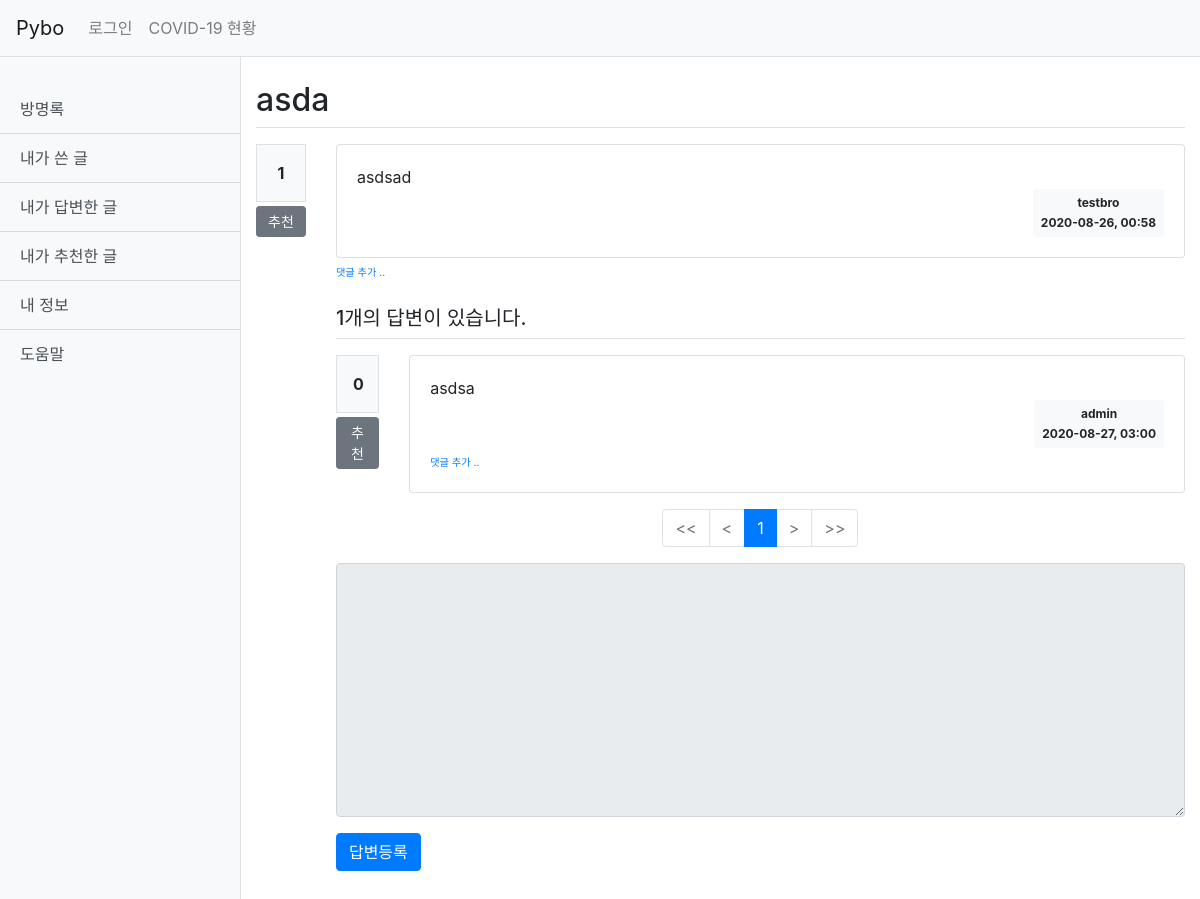
Page /pybo/305/ on the committed database.
### pybo/models.py (models this page shows, shortened)
class Question(models.Model):
    subject = models.CharField(max_length=200)
    content = models.TextField()
    create_date = models.DateTimeField()
    modify_date = models.DateTimeField(null=True, blank=True)
    author = models.ForeignKey(User, on_delete=models.CASCADE)
    voter = models.ManyToManyField(User, related_name='voter_question')

class Answer(models.Model):
    question = models.ForeignKey(Question, on_delete=models.CASCADE)
    content = models.TextField()
    create_date = models.DateTimeField()
    modify_date = models.DateTimeField(null=True, blank=True)
    author = models.ForeignKey(User, on_delete=models.CASCADE)
    voter = models.ManyToManyField(User, related_name='voter_answer')

### pybo/views/base_views.py (the view)
# urls.py: path('<int:question_id>/',base_views.detail, name='detail'),
def detail(request,question_id):
    question = get_object_or_404(Question, pk=question_id)
    answers=question.answer_set.order_by('-create_date').all()
    page = request.GET.get('page', '1')
    paginator = Paginator(answers, 5)
    page_obj = paginator.get_page(page)
    context = {'question':question,'answer_list':page_obj}
    return render(request,'pybo/question_detail.html', context)

### pybo/templatetags/pybo_filter.py (called while the page is built)
@register.filter
def datetime(time):
    return time.strftime('%Y-%m-%d, %H:%M')

### templates/pybo/question_detail.html (shortened to what this page needs)
{% extends 'base.html' %}
{% load pybo_filter %}
{% block content %}
<div class="container my-3">
    <h2 class="border-bottom py-2">{{ question.subject }}</h2>
    <div class="row my-3">
        <div class="col-1">
            <div class="bg-light text-center p-3 border font-weight-bolder mb-1">{{question.voter.count}}</div>
            <a href="#" data-uri="{% url 'pybo:vote_question' question.id %}"
               class="recommend btn btn-sm btn-secondary btn-block my-1">추천</a>
        </div>
    <div class="col-11">
        <div class="card">
        <div class="card-body">
            <div class="card-text" style="white-space: pre-line;">{{ question.content }}</div>
            <div class="d-flex justify-content-end">
                <div class="badge badge-light p-2">
                    <div class="mb-2">{{ question.author.username }}</div>
                    {{ question.create_date|datetime }}
                </div>
            </div>
        </div>
    </div>
    <div>
        <a href="{% url 'pybo:comment_create_question' question.id %}"
           class="small"><small>댓글 추가 ..</small></a>
    </div>
    <h5 class="border-bottom my-3 py-2">{{question.answer_set.count}}개의 답변이 있습니다.</h5>
    {% for answer in answer_list %}
    <div class="row my-3">
        <div class="col-1">
            <div class="bg-light text-center p-3 border font-weight-bolder mb-1">{{answer.voter.count}}</div>
            <a href="#" data-uri="{% url 'pybo:vote_answer' answer.id  %}"
                class="recommend btn btn-sm btn-secondary btn-block my-1">추천</a>
        </div>
        <div class="col-11">
            <div class="card">
                <div class="card-body">
                    <div class="card-text" style="white-space: pre-line;">{{ answer.content }}</div>
                    <div class="d-flex justify-content-end">
                        <div class="badge badge-light p-2">
                            <div class="mb-2">{{ answer.author.username }}</div>
                            {{ answer.create_date|datetime }}
                        </div>
                    </div>
                    <div>
                        <a href="{% url 'pybo:comment_create_answer' answer.id %}"
                        class="small"><small>댓글 추가 ..</small></a>
                    </div>
                </div>
            </div>
        </div>
    </div>
    {% endfor %}
    <ul class="pagination justify-content-center">
        {% if answer_list.has_previous %}
        <li class="page-item">
            <a class="page-link" href="?page={{ 1 }}"> << </a>
        </li>
        <li class="page-item">
            <a class="page-link" href="?page={{ answer_list.previous_page_number }}"> < </a>
        </li>
        {% else %}
         <li class="page-item disabled">
            <a class="page-link"> << </a>
        </li>
        <li class="page-item disabled">
            <a class="page-link" tabindex="-1" aria-disabled="true"> < </a>
        </li>
        {% endif %}
        {% for page_number in answer_list.paginator.page_range %}
            {% if page_number >= answer_list.number|add:-5 and page_number <= answer_list.number|add:5 %}
            {% if page_number == answer_list.number %}
            <li class="page-item active" aria-current="page">
                <a class="page-link" href="?page={{ page_number }}">{{ page_number }}</a>
            </li>
            {% else %}
            <li class="page-item">
                <a class="page-link" href="?page={{ page_number }}">{{ page_number }}</a>
            </li>
            {% endif %}
            {% endif %}
        {% endfor %}
        {% if question_list.has_next %}
        <li class="page-item">
            <a class="page-link" href="?page={{ answer_list.next_page_number }}"> > </a>
        </li>
        <li class="page-item">
            <a class="page-link" href="?page={{ answer_list.paginator.count }}"> >> </a>
        </li>
        {% else %}
        <li class="page-item disabled">
            <a class="page-link" tabindex="-1" aria-disabled="true" href="#"> > </a>
        </li>
        <li class="page-item disabled">
            <a class="page-link"> >> </a>
        </li>
        {% endif %}
    </ul>
    <form action="{% url 'pybo:answer_create' question.id %}" method="post" class="my-3">
        <div class="form-group">
            <textarea {% if not user.is_authenticated %} disabled {% endif %}
                    name="content" id="content" class="form-control" rows="10"></textarea>
        </div>
        <input type="submit" value="답변등록" class="btn btn-primary">
    </form>
</div>
{% endblock %}

### rows in the picture
Question: subject "asda", voter.count "1", content "asdsad", author.username "testbro", create_date "2020-08-26, 00:58", answer_set.count "1"
Answer: voter.count "0", content "asdsa", author.username "admin", create_date "2020-08-27, 03:00"

### other values in the picture
{{ page_number }} "1"
